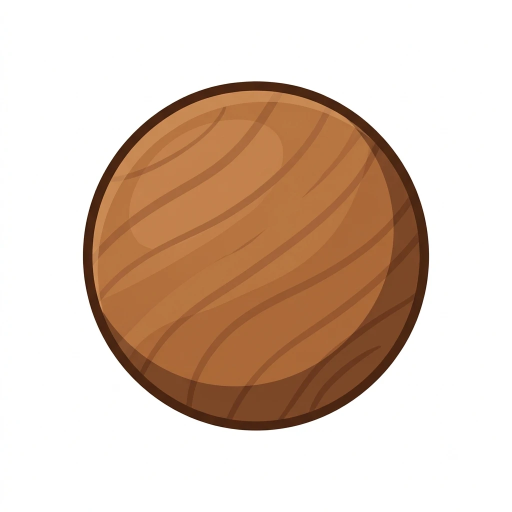
#> input picture art/ui/gra_rosari.png, 1024 x 1024 px (shown at 1/2 size)
$ python fer_grans_rosari.py
#> lines starting #> are read from the running program, lines starting #| are printed output that depends on the picture
### eines/treure_fons.py
"""
Passa a WebP transparent una imatge de fons blanc (art/... -> assets/...), a l'amplada que el joc farà servir (amplada * 2).
Treu el blanc que toca les vores i, si es demana, també els forats blancs tancats prou grans (entre radis de rodes, barrots...).
    python eines/treure_fons.py ORIGEN DESTÍ AMPLADA [--forats MIDA_MIN] [--respecta y0,y1,x0,x1]
--forats: buida les taques de blanc gairebé pur tancades de com a mínim MIDA_MIN píxels (de l'original).
--respecta: fraccions (0-1) d'una zona on els blancs són del dibuix i no s'han de buidar (p. ex. un núvol de vapor).
Cal Pillow.
"""
import sys
from collections import deque
from PIL import Image, ImageFilter

LLINDAR = 228          # blanc del fons (des de les vores)
BLANC_PUR = 238        # forats tancats


def treure_fons(im, forats=0, respecta=None):
    im = im.convert('RGBA'); w, h = im.size; px = im.load()
    fons = bytearray(w * h)
    blanc = lambda x, y, ll: min(px[x, y][:3]) >= ll
    q = deque((x, y) for x in range(w) for y in (0, h - 1) if blanc(x, y, LLINDAR))
    q.extend((x, y) for y in range(h) for x in (0, w - 1) if blanc(x, y, LLINDAR))
    for x, y in q: fons[y * w + x] = 1
    while q:
        x, y = q.popleft()
        for nx, ny in ((x+1,y),(x-1,y),(x,y+1),(x,y-1)):
            if 0 <= nx < w and 0 <= ny < h and not fons[ny*w+nx] and blanc(nx, ny, LLINDAR):
                fons[ny*w+nx] = 1; q.append((nx, ny))
    if forats:
        vist = bytearray(w * h)
        for y0 in range(h):
            for x0 in range(w):
                k = y0 * w + x0
                if fons[k] or vist[k] or not blanc(x0, y0, BLANC_PUR): continue
                comp, q = [k], deque([(x0, y0)]); vist[k] = 1
                while q:
                    x, y = q.popleft()
                    for nx, ny in ((x+1,y),(x-1,y),(x,y+1),(x,y-1)):
                        if 0 <= nx < w and 0 <= ny < h:
                            kk = ny * w + nx
                            if not vist[kk] and not fons[kk] and blanc(nx, ny, BLANC_PUR):
                                vist[kk] = 1; comp.append(kk); q.append((nx, ny))
                if len(comp) < forats: continue
                if respecta:
                    cy = sum(k // w for k in comp) / len(comp) / h; cx = sum(k % w for k in comp) / len(comp) / w
                    if respecta[0] <= cy <= respecta[1] and respecta[2] <= cx <= respecta[3]: continue
                for kk in comp: fons[kk] = 1
    mask = Image.frombytes('L', (w, h), bytes(0 if f else 255 for f in fons)).filter(ImageFilter.MinFilter(3)).filter(ImageFilter.GaussianBlur(0.8))
    im.putalpha(mask)
    return im


# [11 lines that do not run on import are left out]

### eines/fer_grans_rosari.py
#!/usr/bin/env python3
"""Els grans del rosari de vida del HUD (js/ui.js, actualitzarHUD) a partir d'UNA sola imatge de gra de fusta: art/ui/gra_rosari.png (fons blanc).

    python eines/fer_grans_rosari.py

Surten tres fitxers de 88 x 88 px (la mida dels grans del HUD a RES 2), amb el gra a dins, centrat i de 62 px de diàmetre:
  assets/ui/gra_ple.webp    el gra tal com és (vida plena)
  assets/ui/gra_mig.webp    la meitat esquerra encesa i la dreta apagada, amb una ratlla al mig (mig cor)
  assets/ui/gra_buit.webp   tot apagat (fusta fosca i seca) i esquerdat (sense vida)
El fil passa PER DARRERE dels grans (al joc, el cordó es dibuixa sota); per això els grans no porten cap forat.
Totes les boles fan servir la mateixa imatge; al HUD cada una va girada d'una manera diferent.
"""
import sys
from pathlib import Path
import numpy as np
from PIL import Image, ImageDraw

sys.path.insert(0, str(Path(__file__).resolve().parent))
from treure_fons import treure_fons

ARREL = Path(__file__).resolve().parent.parent
ORIGEN = ARREL / 'art' / 'ui' / 'gra_rosari.png'
DEST = ARREL / 'assets' / 'ui'
T, D = 88, 62          # mida de la textura i diàmetre del gra a dins


def apaga(im):
    """Fusta apagada: la mateixa veta i volum, però de marró fosc i sec (de #3e3126 a #6a5848, com el gra 'buit' de sempre)."""
    a = np.array(im).astype(float)
    lum = a[:, :, :3].mean(axis=2, keepdims=True)
    t = np.clip((lum - 90) / 130, 0, 1)
    fosc, clar = np.array([52, 40, 31]), np.array([112, 92, 76])
    a[:, :, :3] = fosc + (clar - fosc) * t
    return Image.fromarray(a.astype(np.uint8), 'RGBA')


def main():
    im = treure_fons(Image.open(ORIGEN).convert('RGBA'))
#> in treure_fons, im is the input picture: PIL image 1024x1024 RGBA; mean R, G, B, A 220.4, 198.6, 182.6, 255
#> in treure_fons, `mask = Image.frombytes('L', (w, h), bytes(0 if f else 255 for f in fon..`:
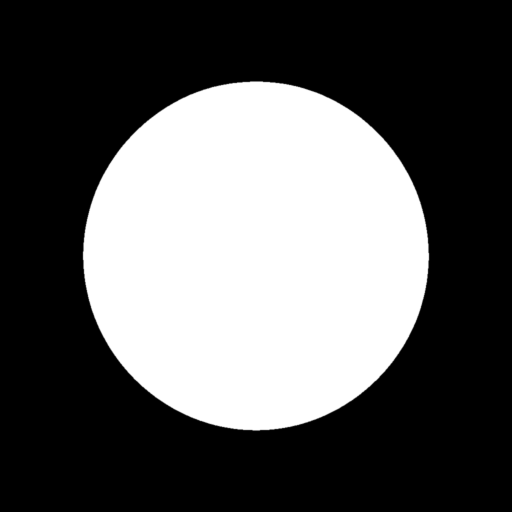
#> mask: PIL image 1024x1024 L (shown at 1/2 size); min 0, max 255, mean 91.8
    bb = im.getchannel('A').point(lambda v: 255 if v > 24 else 0).getbbox()
#> bb = (165, 162, 859, 862)
    gra = im.crop(bb).resize((D, D), Image.LANCZOS)
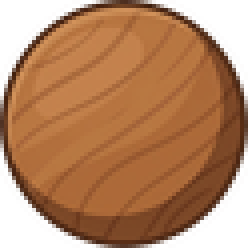
#> gra: PIL image 62x62 RGBA (shown 4 times larger); mean R, G, B, A 128.5, 78.9, 43.9, 198.2; transparent parts drawn white
    cel = lambda g: (lambda t: (t.alpha_composite(g, ((T - D) // 2, (T - D) // 2)), t)[1])(Image.new('RGBA', (T, T), (0, 0, 0, 0)))
    ple = cel(gra)

    apagat = cel(apaga(gra))
#> in apaga, `lum = a[:, :, :3].mean(axis=2, keepdims=True)`:
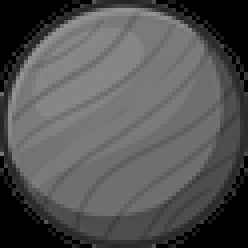
#> lum: shape (62, 62, 1) float64 (shown 4 times larger); min 0, max 149.7, mean 83.8
#> in apaga, `t = np.clip((lum - 90) / 130, 0, 1)`:
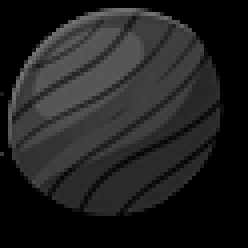
#> t: shape (62, 62, 1) float64 (shown 4 times larger); min 0, max 0.459, mean 0.128
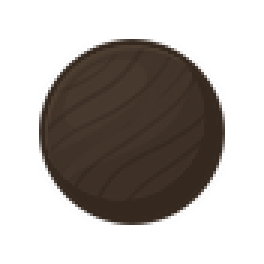
#> apagat: PIL image 88x88 RGBA (shown 3 times larger); mean R, G, B, A 25.2, 19.7, 15.6, 98.4; transparent parts drawn white
    # mig: la meitat esquerra encesa; la dreta, apagada
    mig = apagat.copy()
    mig.alpha_composite(ple.crop((0, 0, T // 2, T)), (0, 0))
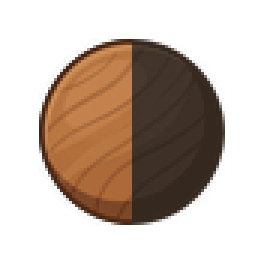
#> mig: PIL image 88x88 RGBA (shown 3 times larger); mean R, G, B, A 45.3, 30.3, 19.3, 99; transparent parts drawn white
    d = ImageDraw.Draw(mig)
    d.line([(T // 2, (T - D) // 2 + 2), (T // 2, (T + D) // 2 - 2)], fill=(30, 14, 4, 190), width=2)

    # buit: apagat i esquerdat
    buit = apagat.copy()
    d = ImageDraw.Draw(buit)
    c = T // 2
    d.line([(c + 6, c - 26), (c, c - 12), (c + 8, c - 2), (c + 2, c + 10)], fill=(10, 6, 2, 215), width=3, joint='curve')
    # (les esquerdes no surten de la bola: es retalla amb la seva silueta)
    for nom, im2 in (('gra_ple', ple), ('gra_mig', mig), ('gra_buit', buit)):
        a = np.array(im2); a[:, :, 3] = np.minimum(a[:, :, 3], np.array(ple)[:, :, 3]); im2 = Image.fromarray(a, 'RGBA')
        im2.save(DEST / f'{nom}.webp', 'WEBP', quality=92, alpha_quality=100, method=6)
        print(DEST / f'{nom}.webp', im2.size)
#> this loop made 3 passes
#> nom on passes 1 to 3: 'gra_ple', 'gra_mig', 'gra_buit'
#| assets/ui/gra_ple.webp (88, 88)
#| assets/ui/gra_mig.webp (88, 88)
#| assets/ui/gra_buit.webp (88, 88)
#> pass 2, in main, `im2 = Image.fromarray(a, 'RGBA')`:
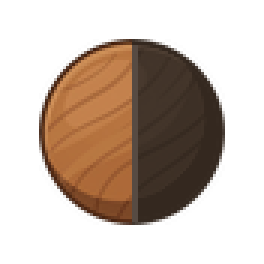
#> im2: PIL image 88x88 RGBA (shown 3 times larger); mean R, G, B, A 44.8, 29.8, 18.8, 97.4; transparent parts drawn white


if __name__ == '__main__':
    main()
